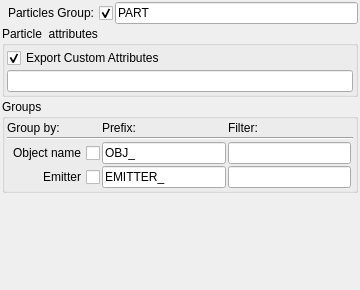
               <widget class="QWidget" name="scrollAreaWidgetContents_4">
                <property name="geometry">
                 <rect>
                  <x>0</x>
                  <y>0</y>
                  <width>360</width>
                  <height>290</height>
                 </rect>
                </property>
                <layout class="QVBoxLayout" name="verticalLayout_18">
                 <property name="spacing">
                  <number>2</number>
                 </property>
                 <property name="margin">
                  <number>2</number>
                 </property>
                 <item>
                  <layout class="QHBoxLayout" name="horizontalLayout_11">
                   <item>
                    <widget class="QCheckBox" name="partGroupEnable_cb">
                     <property name="toolTip">
                      <string>&lt;!DOCTYPE HTML PUBLIC &quot;-//W3C//DTD HTML 4.0//EN&quot; &quot;http://www.w3.org/TR/REC-html40/strict.dtd&quot;&gt;
&lt;html&gt;&lt;head&gt;&lt;meta name=&quot;qrichtext&quot; content=&quot;1&quot; /&gt;&lt;style type=&quot;text/css&quot;&gt;
p, li { white-space: pre-wrap; }
&lt;/style&gt;&lt;/head&gt;&lt;body style=&quot; font-family:'MS Shell Dlg 2'; font-size:8.25pt; font-weight:400; font-style:normal;&quot;&gt;
&lt;p style=&quot; margin-top:0px; margin-bottom:0px; margin-left:0px; margin-right:0px; -qt-block-indent:0; text-indent:0px;&quot;&gt;&lt;span style=&quot; font-size:8pt;&quot;&gt;Enable/disable global Particles group&lt;/span&gt;&lt;/p&gt;&lt;/body&gt;&lt;/html&gt;</string>
                     </property>
                     <property name="layoutDirection">
                      <enum>Qt::RightToLeft</enum>
                     </property>
                     <property name="text">
                      <string>Particles Group:</string>
                     </property>
                     <property name="checked">
                      <bool>true</bool>
                     </property>
                    </widget>
                   </item>
                   <item>
                    <widget class="QLineEdit" name="expParticlesGlobalGroupName_le">
                     <property name="toolTip">
                      <string>Main particles group name</string>
                     </property>
                     <property name="text">
                      <string>PART</string>
                     </property>
                    </widget>
                   </item>
                  </layout>
                 </item>
                 <item>
                  <widget class="QGroupBox" name="groupBox_4">
                   <property name="title">
                    <string>Particle  attributes</string>
                   </property>
                   <layout class="QVBoxLayout" name="verticalLayout_19">
                    <property name="spacing">
                     <number>2</number>
                    </property>
                    <property name="margin">
                     <number>2</number>
                    </property>
                    <item>
                     <widget class="QCheckBox" name="customPartAttr_cb">
                      <property name="toolTip">
                       <string>Enable\ disable export custom attributes</string>
                      </property>
                      <property name="layoutDirection">
                       <enum>Qt::LeftToRight</enum>
                      </property>
                      <property name="text">
                       <string>Export Custom Attributes</string>
                      </property>
                      <property name="checked">
                       <bool>true</bool>
                      </property>
                     </widget>
                    </item>
                    <item>
                     <widget class="QLineEdit" name="customAttr_le">
                      <property name="toolTip">
                       <string>&lt;!DOCTYPE HTML PUBLIC &quot;-//W3C//DTD HTML 4.0//EN&quot; &quot;http://www.w3.org/TR/REC-html40/strict.dtd&quot;&gt;
&lt;html&gt;&lt;head&gt;&lt;meta name=&quot;qrichtext&quot; content=&quot;1&quot; /&gt;&lt;style type=&quot;text/css&quot;&gt;
p, li { white-space: pre-wrap; }
&lt;/style&gt;&lt;/head&gt;&lt;body style=&quot; font-family:'MS Shell Dlg 2'; font-size:8.25pt; font-weight:400; font-style:normal;&quot;&gt;
&lt;p style=&quot; margin-top:0px; margin-bottom:0px; margin-left:0px; margin-right:0px; -qt-block-indent:0; text-indent:0px;&quot;&gt;&lt;span style=&quot; font-size:8pt;&quot;&gt;Export custom attrubutes from shape, transform or particles (per particle attributes)&lt;/span&gt;&lt;/p&gt;
&lt;p style=&quot; margin-top:0px; margin-bottom:0px; margin-left:0px; margin-right:0px; -qt-block-indent:0; text-indent:0px;&quot;&gt;&lt;span style=&quot; font-size:8pt;&quot;&gt;Names must be separated by a space. &lt;/span&gt;&lt;span style=&quot; font-size:8pt;&quot;&gt;In brackets, you can specify a default value.&lt;/span&gt;&lt;span style=&quot; font-size:8pt;&quot;&gt; &lt;/span&gt;&lt;/p&gt;
&lt;p style=&quot; margin-top:0px; margin-bottom:0px; margin-left:0px; margin-right:0px; -qt-block-indent:0; text-indent:0px;&quot;&gt;&lt;span style=&quot; font-size:8pt; font-weight:600;&quot;&gt;Example: &lt;/span&gt;&lt;/p&gt;
&lt;p style=&quot; margin-top:0px; margin-bottom:0px; margin-left:0px; margin-right:0px; -qt-block-indent:0; text-indent:0px;&quot;&gt;&lt;span style=&quot; font-size:8pt;&quot;&gt;float - &lt;/span&gt;&lt;span style=&quot; font-size:8pt; font-style:italic;&quot;&gt;raduisPP(1)&lt;/span&gt;&lt;/p&gt;
&lt;p style=&quot; margin-top:0px; margin-bottom:0px; margin-left:0px; margin-right:0px; -qt-block-indent:0; text-indent:0px;&quot;&gt;&lt;span style=&quot; font-size:8pt;&quot;&gt;vector - &lt;/span&gt;&lt;span style=&quot; font-size:8pt; font-style:italic;&quot;&gt;rgbPP(1)&lt;/span&gt;&lt;span style=&quot; font-size:8pt;&quot;&gt; &lt;/span&gt;&lt;/p&gt;
&lt;p style=&quot; margin-top:0px; margin-bottom:0px; margin-left:0px; margin-right:0px; -qt-block-indent:0; text-indent:0px;&quot;&gt;&lt;span style=&quot; font-size:8pt;&quot;&gt;Value  will be automatically converted into a vector if need.&lt;/span&gt;&lt;/p&gt;&lt;/body&gt;&lt;/html&gt;</string>
                      </property>
                      <property name="text">
                       <string/>
                      </property>
                     </widget>
                    </item>
                   </layout>
                  </widget>
                 </item>
                 <item>
                  <layout class="QVBoxLayout" name="attrTable_part_ly"/>
                 </item>
                 <item>
                  <widget class="QGroupBox" name="groupBox_3">
                   <property name="title">
                    <string>Groups</string>
                   </property>
                   <layout class="QGridLayout" name="gridLayout_2">
                    <property name="margin">
                     <number>2</number>
                    </property>
                    <property name="spacing">
                     <number>2</number>
                    </property>
                    <item row="2" column="0">
                     <widget class="QCheckBox" name="byPartObj_cb">
                      <property name="toolTip">
                       <string>&lt;!DOCTYPE HTML PUBLIC &quot;-//W3C//DTD HTML 4.0//EN&quot; &quot;http://www.w3.org/TR/REC-html40/strict.dtd&quot;&gt;
&lt;html&gt;&lt;head&gt;&lt;meta name=&quot;qrichtext&quot; content=&quot;1&quot; /&gt;&lt;style type=&quot;text/css&quot;&gt;
p, li { white-space: pre-wrap; }
&lt;/style&gt;&lt;/head&gt;&lt;body style=&quot; font-family:'MS Shell Dlg 2'; font-size:8.25pt; font-weight:400; font-style:normal;&quot;&gt;
&lt;p style=&quot; margin-top:0px; margin-bottom:0px; margin-left:0px; margin-right:0px; -qt-block-indent:0; text-indent:0px;&quot;&gt;&lt;span style=&quot; font-size:8pt;&quot;&gt;Create point groups by objects name (particle system)&lt;/span&gt;&lt;/p&gt;
&lt;p style=&quot; margin-top:0px; margin-bottom:0px; margin-left:0px; margin-right:0px; -qt-block-indent:0; text-indent:0px;&quot;&gt;&lt;span style=&quot; font-size:8pt;&quot;&gt;&amp;lt;prefix&amp;gt;&amp;lt;nodeName&amp;gt;&lt;/span&gt;&lt;/p&gt;&lt;/body&gt;&lt;/html&gt;</string>
                      </property>
                      <property name="layoutDirection">
                       <enum>Qt::RightToLeft</enum>
                      </property>
                      <property name="text">
                       <string>Object name</string>
                      </property>
                     </widget>
                    </item>
                    <item row="3" column="0">
                     <widget class="QCheckBox" name="byEmit_cb">
                      <property name="toolTip">
                       <string>&lt;!DOCTYPE HTML PUBLIC &quot;-//W3C//DTD HTML 4.0//EN&quot; &quot;http://www.w3.org/TR/REC-html40/strict.dtd&quot;&gt;
&lt;html&gt;&lt;head&gt;&lt;meta name=&quot;qrichtext&quot; content=&quot;1&quot; /&gt;&lt;style type=&quot;text/css&quot;&gt;
p, li { white-space: pre-wrap; }
&lt;/style&gt;&lt;/head&gt;&lt;body style=&quot; font-family:'MS Shell Dlg 2'; font-size:8.25pt; font-weight:400; font-style:normal;&quot;&gt;
&lt;p style=&quot; margin-top:0px; margin-bottom:0px; margin-left:0px; margin-right:0px; -qt-block-indent:0; text-indent:0px;&quot;&gt;&lt;span style=&quot; font-size:8pt;&quot;&gt;Create point groups by emitter name&lt;/span&gt;&lt;/p&gt;
&lt;p style=&quot; margin-top:0px; margin-bottom:0px; margin-left:0px; margin-right:0px; -qt-block-indent:0; text-indent:0px;&quot;&gt;&lt;span style=&quot; font-size:8pt;&quot;&gt;&amp;lt;prefix&amp;gt;&amp;lt;nodeName&amp;gt;&lt;/span&gt;&lt;/p&gt;&lt;/body&gt;&lt;/html&gt;</string>
                      </property>
                      <property name="layoutDirection">
                       <enum>Qt::RightToLeft</enum>
                      </property>
                      <property name="text">
                       <string>Emitter</string>
                      </property>
                     </widget>
                    </item>
                    <item row="0" column="0">
                     <widget class="QLabel" name="label_12">
                      <property name="text">
                       <string>Group by:</string>
                      </property>
                     </widget>
                    </item>
                    <item row="1" column="0" colspan="4">
                     <widget class="Line" name="line_6">
                      <property name="orientation">
                       <enum>Qt::Horizontal</enum>
                      </property>
                     </widget>
                    </item>
                    <item row="2" column="2">
                     <widget class="QLineEdit" name="byPartObj_le">
                      <property name="toolTip">
                       <string>Object name filter</string>
                      </property>
                      <property name="text">
                       <string/>
                      </property>
                     </widget>
                    </item>
                    <item row="0" column="2">
                     <widget class="QLabel" name="label_14">
                      <property name="text">
                       <string>Filter:</string>
                      </property>
                     </widget>
                    </item>
                    <item row="3" column="2">
                     <widget class="QLineEdit" name="byEmit_le">
                      <property name="toolTip">
                       <string>Emitter name filter</string>
                      </property>
                      <property name="text">
                       <string/>
                      </property>
                     </widget>
                    </item>
                    <item row="2" column="1">
                     <widget class="QLineEdit" name="byPartObjPref_le">
                      <property name="toolTip">
                       <string>Object group prefix</string>
                      </property>
                      <property name="text">
                       <string>OBJ_</string>
                      </property>
                     </widget>
                    </item>
                    <item row="3" column="1">
                     <widget class="QLineEdit" name="byEmitPref_le">
                      <property name="toolTip">
                       <string>Emitter group prefix</string>
                      </property>
                      <property name="text">
                       <string>EMITTER_</string>
                      </property>
                     </widget>
                    </item>
                    <item row="0" column="1">
                     <widget class="QLabel" name="label_13">
                      <property name="text">
                       <string>Prefix:</string>
                      </property>
                     </widget>
                    </item>
                   </layout>
                  </widget>
                 </item>
                 <item>
                  <spacer name="verticalSpacer_2">
                   <property name="orientation">
                    <enum>Qt::Vertical</enum>
                   </property>
                   <property name="sizeHint" stdset="0">
                    <size>
                     <width>20</width>
                     <height>40</height>
                    </size>
                   </property>
                  </spacer>
                 </item>
                </layout>
               </widget>
